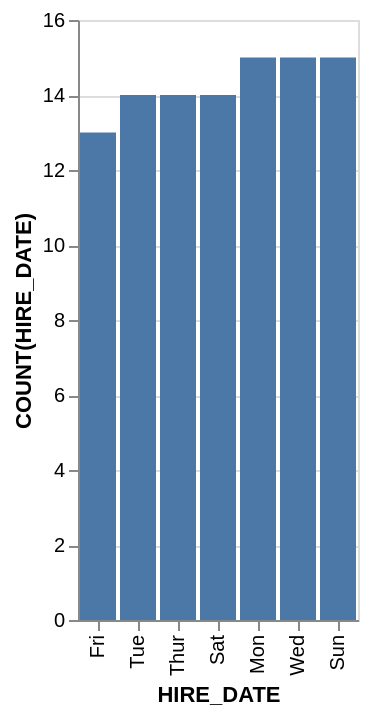

Write a Vega-Lite specification for this figure.
### Vega-Lite specification from a JSON file in a GitHub repository (floating-point values rounded to 4 significant figures)
{"data": {"values": [{"x_data": "Mon", "y_data": 15}, {"x_data": "Tue", "y_data": 14}, {"x_data": "Wed", "y_data": 15}, {"x_data": "Thur", "y_data": 14}, {"x_data": "Fri", "y_data": 13}, {"x_data": "Sat", "y_data": 14}, {"x_data": "Sun", "y_data": 15}]}, "mark": "bar", "encoding": {"x": {"field": "x_data", "type": "nominal", "title": "HIRE_DATE", "sort": {"op": "sum", "field": "y_data", "order": "ascending"}}, "y": {"field": "y_data", "type": "quantitative", "title": "COUNT(HIRE_DATE)"}}}
